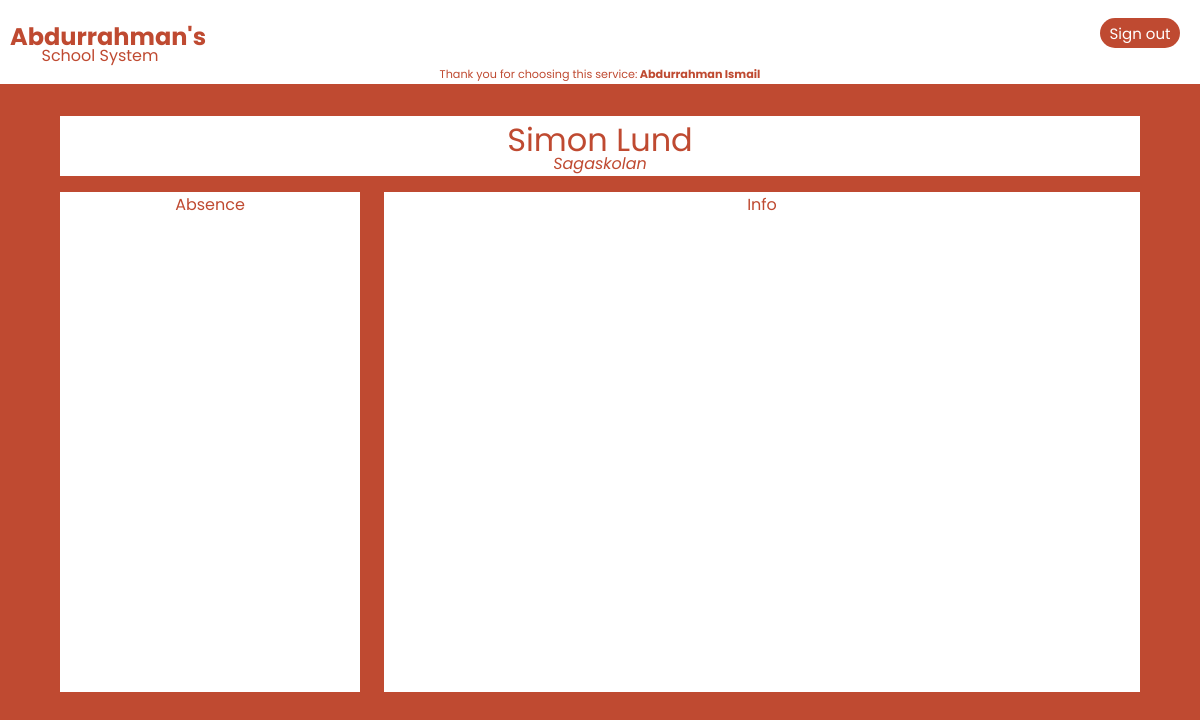
/user/Simon Lund (signed in), run on the app's committed database.
### webserver.py (models this page shows)
class User(UserMixin, db.Model):
    id = db.Column(db.Integer, primary_key=True)
    name = db.Column(db.String(50), unique=True)
    password = db.Column(db.Integer)
    date_created = db.Column(db.DateTime, default=datetime.now)
    online = db.Column(db.Boolean, default=False)
    year = db.Column(db.String(1))
    school = db.Column(db.String(50))
    admin = db.Column(db.Boolean, default=False)
    admin_school = db.Column(db.String(50))
    verified = db.Column(db.Boolean, default=False)

### webserver.py (the view)
@app.route('/user/<name>')
def get_user(name):
    user = User.query.filter_by(name=name).first()
    return render_template("user.html",user=user)

### webserver.py (called while the page is built)
@login_manager.user_loader
def get_user(ident):
  return User.query.get(int(ident))

### templates/user.html (shortened to what this page needs)
<!DOCTYPE html>
<html lang="en" dir="ltr">
  <head>
    <link rel="stylesheet" href="{{ url_for('static', filename='styles/style.css') }}">
  </head>
  <body>
    {% include "navbar.html" %}
    <div class="pb">
      <p>{{ user.name }}</p>
      <p style="font-size: 50%; color: #bf4a31; margin-top: -50px; padding-top: 5px;"><i>{{ user.school }}</i></p>
    </div>
    <div class="ar">
      <p style="width: 100%; text-align: center;">Absence</p>
    </div>
    <div class="pi">
      <p style="width: 100%; text-align: center;">Info</p>
    </div>
  </body>
</html>

### templates/navbar.html (shortened to what this page needs)
<!DOCTYPE html>
<html lang="en" dir="ltr">
  <head>
    <link rel="stylesheet" href="{{ url_for('static', filename='styles/style.css') }}">
  </head>
  <body>
    <div class="nb">
      <p class="lt"><strong>Abdurrahman's</strong></p><p style="float:left; margin-top: -35px; text-align: center; width: 200px; color: #bf4a31;">School System</p>
      {% if current_user.is_authenticated == False %}
        <button class="lrb" type="button" name="button"><a href="authorize">Sign in</a></button>
      {% else %}
        <button class="lrb" type="button" name="button"><a href="unauthorize/{{ current_user.name }}/{{ current_user.id }}" method="POST">Sign out</a></button>
        <p style="float: right; margin-top: -18px; text-align: center; font-size: 70%; width: 100%; color: #bf4a31;">Thank you for choosing this service:<strong> {{ current_user.name }}</strong></p>
      {% endif %}
    </div>
  </body>
</html>

### static/styles/style.css (style rules this page uses)
body { position: relative; padding: 0; margin: 0; height: auto; width: 100%; font-family: 'Poppins', sans-serif; background-color: #bf4a31; }
a { text-decoration: none; text-decoration-style: none; color: #bf4a31; }
.nb { margin-top: -25px; height: 85px; background-color: white; }
.lt { padding-top: 20px; padding-left: 10px; font-size: 150%; color: #bf4a31; }
.lrb { margin-right: 20px; width: 80px; height: 30px; float: right; margin-top: -60px; border: 0; background-color: #bf4a31; color: white; font-family: 'Poppins', sans-serif; font-size: 15px; border-radius: 20px; }
.lrb a { color: white; }
.pb { margin-top: 10px; width: 90%; height: auto; background-color: white; margin-left: 5%; margin-right: 5%; text-align: center; font-size: 200%; color: #bf4a31; }
.ar { color: #bf4a31; width: 25%; height: 500px; background: white; margin-left: 5%; }
.pi { color: #bf4a31; margin-top: -516px; width: 63%; height: 500px; background: white; margin-left: 32%; }

### data on the page
User: name "Abdurrahman Ismail"
User: name "Simon Lund", school "Sagaskolan"
